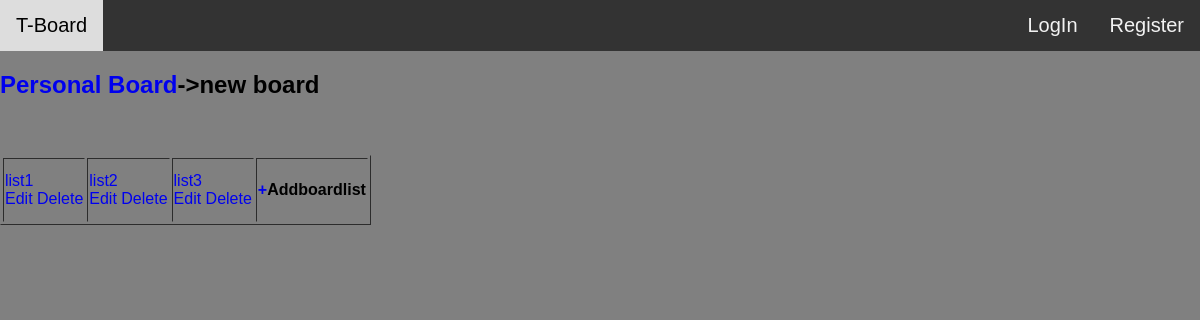
/personal_board_lists/?id=3, run on an earlier commit of the app's database.
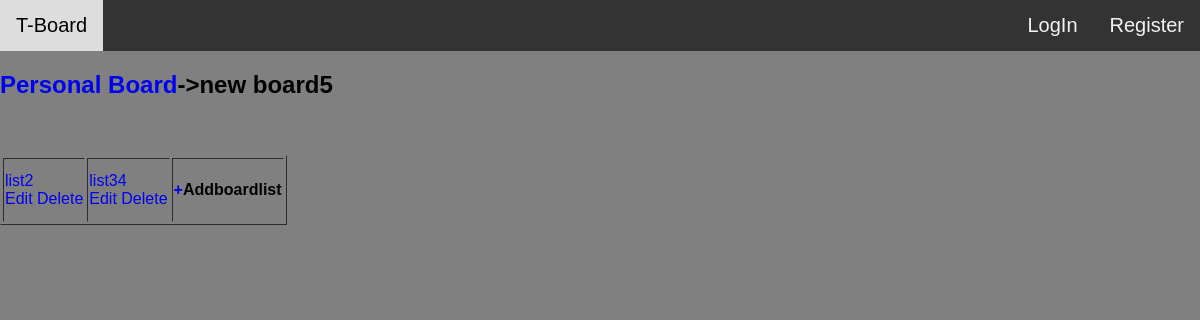
And on a later commit of the database.
### personal_board_system/models.py (models this page shows)
class PersonalBoard(models.Model):
	user = models.ForeignKey(User,on_delete=models.CASCADE)
	title = models.CharField(max_length = 100)
	last_viewed = models.DateTimeField(default= datetime.now,blank=True)

class PersonalBoardList(models.Model):
	board = models.ForeignKey(PersonalBoard,on_delete=models.CASCADE,related_name="board_lists")
	title = models.CharField(max_length = 100)

### personal_board_system/views.py (the view)
# urls.py: path('personal_board_lists/',views.personal_board_list,name="personal_board_list"),
def personal_board_list(request):
	user= request.user
	board_id = request.GET.get('id')
	board = PersonalBoard.objects.get(id=board_id)
	board.last_viewed = datetime.now()
	board.save()
	lists = PersonalBoardList.objects.filter(board=board)
	return(render(request,"personal_board_system/personalboardlists.html",{'board':board,'personal_board_lists':lists}))

### personal_board_system/templates/personal_board_system/personalboardlists.html
{% extends "accounts/header.html" %}
{% block content %}
	<h2><a href="/personal_board">Personal Board</a>->{{board.title}}</h2>
	<br><br>
	<table border=1px solid >
	<tr>
	{% for personal_board_list in personal_board_lists %}
		<td>
		<a href="/personal_board_list_cards/?list_id={{personal_board_list.id}}&board_id={{board.id}}">{{personal_board_list.title}}</a>
		<br>
		<a href="/edittitlepersonalboardlist/?board_id={{board.id}}&list_id={{personal_board_list.id}}">Edit</a>
		<a href="/deletepersonalboardlist/?list_id={{personal_board_list.id}}&board_id={{board.id}}">Delete</a>
		</td>
	{% endfor %}
	<td>
	<h4><a href="/addpersonalboardlist/?id={{board.id}}">+</a>Addboardlist</h4>
	</td>
	</tr>
{% endblock %}

What changed in the data, as far as the page shows it:
removed PersonalBoardList: title "list1"
changed PersonalBoard: title "new board" → "new board5"
changed PersonalBoardList: title "list3" → "list34"
